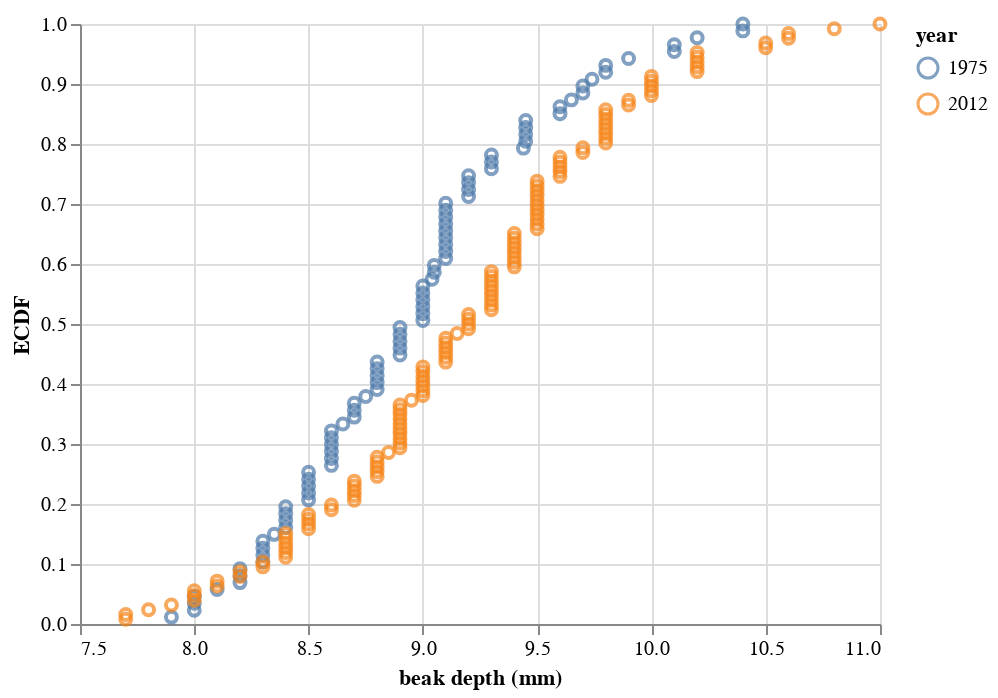

The code cell stored with this chart in its notebook:
### Markdown cell above
Let's take a look at the ECDFs for these two years.

### Code cell
# Compute ECDF
df['ECDF'] = df.groupby('year').transform(bootcamp_utils.ecdf_y)

# Make a plot
alt.Chart(df
    ).mark_point(
    ).encode(
        x=alt.X('beak depth (mm):Q', 
                scale=alt.Scale(zero=False)),
        y='ECDF:Q',
        color='year:N')

### Figure 1 — Vega-Lite specification as saved in the notebook (floating-point values rounded to 4 significant figures; data arrays with more than 128 entries replaced by an {"elided": "..."} marker saying what was removed)
{"$schema": "https://vega.github.io/schema/vega-lite/v2.4.3.json", "config": {"view": {"height": 300, "width": 400}}, "data": {"values": {"elided": "213 records"}}, "encoding": {"color": {"field": "year", "type": "nominal"}, "x": {"field": "beak depth (mm)", "scale": {"zero": false}, "type": "quantitative"}, "y": {"field": "ECDF", "type": "quantitative"}}, "mark": "point"}
